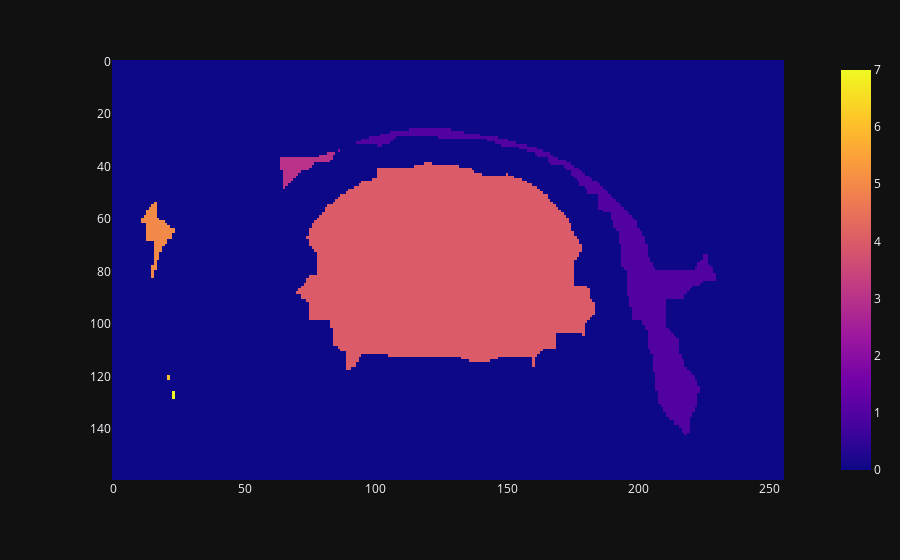
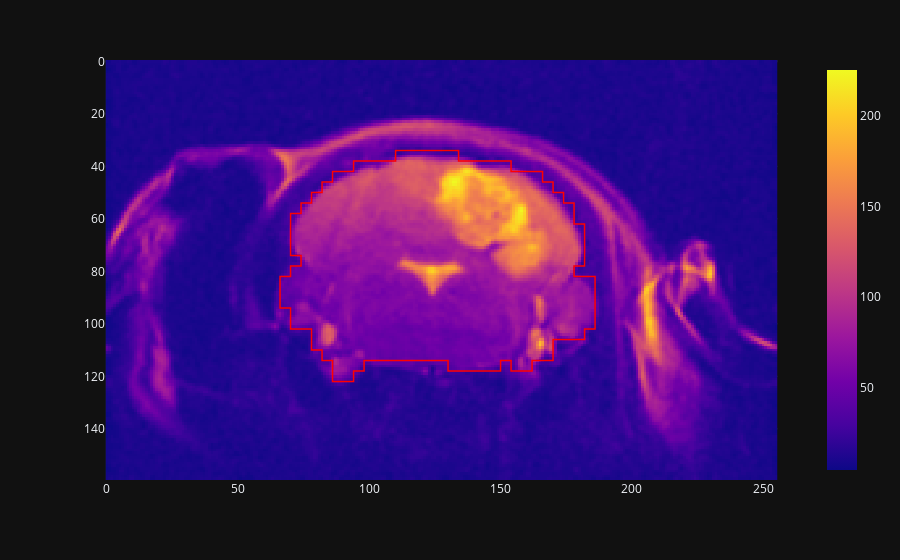

Write notebook code for charts like these, in order.
### Code cell
from skimage.morphology import binary_erosion, binary_dilation
from skimage import measure
from skimage.measure import label, regionprops, regionprops_table
import cv2

highres_slice = highres_data[index, :,:] # 4/5, ,3
# Normalize the array to the range [0, 255]
normalized_slice = cv2.normalize(highres_slice, None, alpha=0, beta=255, norm_type=cv2.NORM_MINMAX)
# Convert to 8-bit single-channel
highres_slice_8bit = np.uint8(normalized_slice)
highres_slice_8bit = cv2.GaussianBlur(highres_slice_8bit, (3, 3), 0)

brain_mask = np.zeros_like(highres_slice_8bit)

# _, thresh = cv2.threshold(highres_slice_16bit, 0, 255, cv2.THRESH_BINARY + cv2.THRESH_OTSU)
# # Lower the threshold by multiplying it with a factor (e.g., 0.8)
# lowered_thresh = thresh * 0.8

binary = highres_slice_8bit > 35  # 30, 37, 35

# Define the structure element for erosion
structure = np.ones((8, 8), dtype=bool)  # Adjust the width of the structure as needed

# Perform binary erosion
eroded_image = binary_erosion(binary, structure)

label_image = label(eroded_image)
fig = px.imshow(label_image)
fig.show()
# Find the brain region
for region in regionprops(label_image):
    # print(region.area)
    # print(region.area_filled)
    # print(region.axis_minor_length / region.axis_major_length)
    if 5000 < region.area_filled < 9000:
        coords = region.coords
        rs, cs = coords[:, 0], coords[:, 1]
        brain_mask[rs, cs] = 1

# Define the structure element for erosion
structure = np.ones((8, 8), dtype=bool)  # Adjust the width of the structure as needed

# Perform binary erosion
diluted_mask = binary_dilation(brain_mask, structure).astype(np.uint8)
blurred_image = cv2.GaussianBlur(diluted_mask, (5, 5), 0)  # Adjust kernel size as needed
smoothed_mask = np.where(blurred_image > 0.5, 1, 0).astype(np.uint8)

# Resize the binary array to lower resolution (times 4)
downsampled_mask = cv2.resize(smoothed_mask.astype(np.uint8) * 255, None, fx=0.25, fy=0.25, interpolation=cv2.INTER_NEAREST)
# Threshold the downsampled array to convert it back to a binary array
downsampled_mask = np.where(downsampled_mask > 127, 1, 0)

contour_mask = contour_finder(downsampled_mask)
fig = px.imshow(highres_slice_8bit)
fig.add_trace(go.Scatter(x=contour_mask[:, 1]*4, y=contour_mask[:, 0]*4, line=dict(color="red", width=1.5)), row=1, col=1)

fig.show()

### Figure 1 — Plotly figure (JSON) as saved in the notebook; plotly's stock layout.template omitted (floating-point values rounded to 4 significant figures; data arrays with more than 128 entries replaced by an {"elided": "..."} marker saying what was removed)
{"data": [{"coloraxis": "coloraxis", "name": "0", "z": {"elided": "160x256 int values"}, "type": "heatmap", "xaxis": "x", "yaxis": "y", "hovertemplate": "x: %{x}<br>y: %{y}<br>color: %{z}<extra></extra>"}], "layout": {"xaxis": {"anchor": "y", "domain": [0.0, 1.0], "scaleanchor": "y", "constrain": "domain"}, "yaxis": {"anchor": "x", "domain": [0.0, 1.0], "autorange": "reversed", "constrain": "domain"}, "coloraxis": {"colorscale": [[0.0, "#0d0887"], [0.1111, "#46039f"], [0.2222, "#7201a8"], [0.3333, "#9c179e"], [0.4444, "#bd3786"], [0.5556, "#d8576b"], [0.6667, "#ed7953"], [0.7778, "#fb9f3a"], [0.8889, "#fdca26"], [1.0, "#f0f921"]]}, "margin": {"t": 60}}}

### Figure 2 — Plotly figure (JSON) as saved in the notebook; plotly's stock layout.template omitted (floating-point values rounded to 4 significant figures; data arrays with more than 128 entries replaced by an {"elided": "..."} marker saying what was removed)
{"data": [{"coloraxis": "coloraxis", "name": "0", "z": {"elided": "160x256 int values"}, "type": "heatmap", "xaxis": "x", "yaxis": "y", "hovertemplate": "x: %{x}<br>y: %{y}<br>color: %{z}<extra></extra>"}, {"line": {"color": "red", "width": 1.5}, "x": {"elided": "175 float values"}, "y": {"elided": "175 float values"}, "type": "scatter", "xaxis": "x", "yaxis": "y"}], "layout": {"xaxis": {"anchor": "y", "domain": [0.0, 1.0], "scaleanchor": "y", "constrain": "domain"}, "yaxis": {"anchor": "x", "domain": [0.0, 1.0], "autorange": "reversed", "constrain": "domain"}, "coloraxis": {"colorscale": [[0.0, "#0d0887"], [0.1111, "#46039f"], [0.2222, "#7201a8"], [0.3333, "#9c179e"], [0.4444, "#bd3786"], [0.5556, "#d8576b"], [0.6667, "#ed7953"], [0.7778, "#fb9f3a"], [0.8889, "#fdca26"], [1.0, "#f0f921"]]}, "margin": {"t": 60}}}
